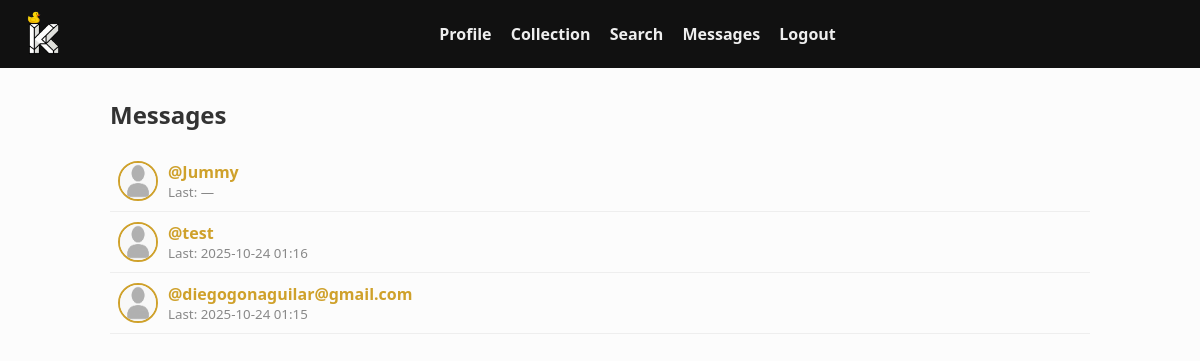
The page /messages (signed in) on the database its author committed.
### kluster/models.py (models this page shows, shortened)
class User(db.Model, UserMixin):
    __tablename__ = "users"
    id = db.Column(db.Integer, primary_key=True)
    email = db.Column(db.String(255), unique=True, nullable=False, index=True)
    username = db.Column(db.String(80), unique=True, nullable=False)
    password_hash = db.Column(db.String(255), nullable=False)
    bio = db.Column(db.Text, default="")
    specialization = db.Column(db.String(120), default="")
    created_at = db.Column(db.DateTime, default=datetime.utcnow)
    collections = db.relationship( "CollectionItem", backref="owner", lazy=True, cascade="all, delete-orphan")
    notifications = db.relationship("Notification", back_populates="user", lazy="dynamic", cascade="all, delete-orphan")

### kluster/routes/messages.py (the view)
@messages_bp.route("")
@login_required
def inbox():
    threads = MessagingService.list_user_threads(current_user.id)
    items = []
    for t in threads:
        other_id = t.user_b_id if t.user_a_id == current_user.id else t.user_a_id
        other_user = User.query.get(other_id)
        msgs = MessagingService.thread_messages(t.id)
        last = msgs[-1].created_at.strftime("%Y-%m-%d %H:%M") if msgs else None
        items.append({"thread": t, "other": other_user, "last": last})
    return render_template("messages_inbox.html", items=items)

### kluster/metrics.py (called while the page is built)
def before_request_metrics():
    request._start_time = time.perf_counter()

def after_request_metrics(response):
    try:
        latency = time.perf_counter() - getattr(request, "_start_time", time.perf_counter())
        REQUEST_LATENCY.labels(request.method, request.endpoint or "unknown").observe(latency)
        REQUEST_COUNT.labels(request.method, request.endpoint or "unknown", response.status_code).inc()
    except Exception as exc:
        log.warning("metrics_after_request_error", error=str(exc))
    return response

### kluster/routes/auth.py (called while the page is built)
@login_manager.user_loader
def load_user(user_id):
    return User.query.get(int(user_id))

### kluster/services/messaging_service.py (called while the page is built)
    @staticmethod
    def thread_messages(thread_id: int) -> List[Message]:
        return Message.query.filter_by(thread_id=thread_id).order_by(Message.created_at.asc()).all()

    @staticmethod
    def list_user_threads(user_id: int) -> List[MessageThread]:
        return MessageThread.query.filter(
            or_(MessageThread.user_a_id == user_id, MessageThread.user_b_id == user_id)
        ).order_by(MessageThread.created_at.desc()).all()

### kluster/templates/messages_inbox.html
{% extends "base.html" %}
{% block content %}
<section class="messages">
  <h2>Messages</h2>
  <ul class="inbox-list">
    {% for it in items %}
      <li class="inbox-item">
        <img src="{{ url_for('static', filename='img/profile_placeholder.png') }}" class="avatar" alt="avatar">
        <div class="inbox-meta">
          <a href="{{ url_for('messages.thread', username=it.other.username) }}">@{{ it.other.username }}</a>
          <small>Last: {{ it.last or '—' }}</small>
        </div>
      </li>
    {% else %}
      <li>No conversations yet.</li>
    {% endfor %}
  </ul>
</section>
{% endblock %}

### kluster/static/css/main.css (style rules this page uses)
body { font-family: 'Segoe UI', Tahoma, Geneva, Verdana, sans-serif; margin: 0; background: #fcfcfc; color: #333; }
a { text-decoration: none; color: #cfa12b; }
.messages .avatar { width: 36px; height: 36px; border-radius: 50%; border: 2px solid #cfa12b; margin-right: 10px; }
.inbox-list { list-style: none; padding: 0; margin: 0; }
.inbox-item { display: flex; align-items: center; padding: 10px 8px; border-bottom: 1px solid #eee; }
.inbox-item a { font-weight: 700; }
.inbox-meta small { display: block; color: #888; }

### rows shown on the page
User: other.username "Jummy"
User: other.username "test"
User: other.username "diegogonaguilar@gmail.com"

### other values the page prints
{{ it.last or '—' }} "—" "2025-10-24 01:16" "2025-10-24 01:15"
